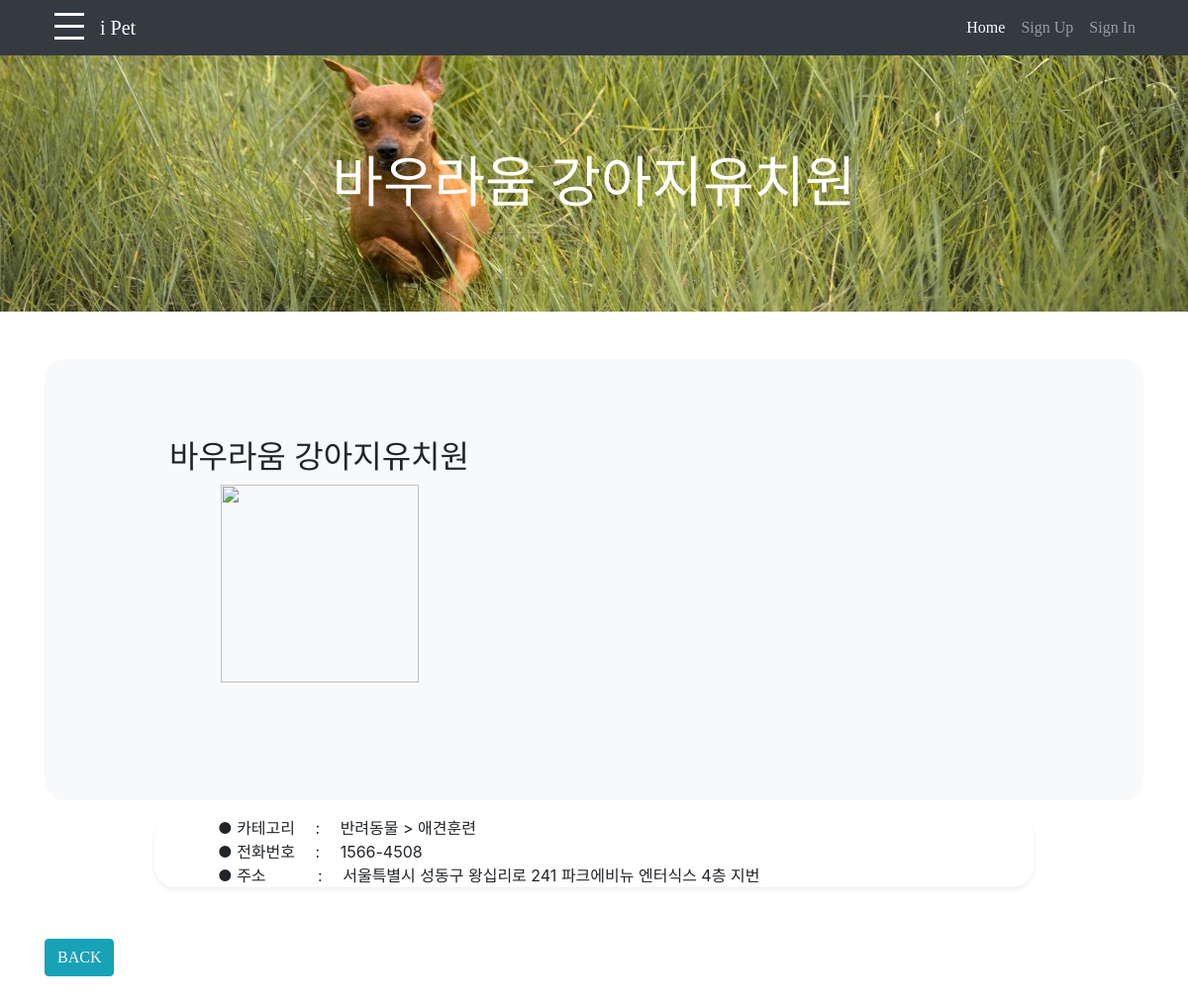
The page /themes/1/ on the database its author committed.
### themes/models.py (models this page shows, shortened)
class Local(models.Model):
    title = models.CharField('이름', max_length=200)
    venue = models.CharField('주소', max_length=200)
    category = models.CharField('카테고리', max_length=200)
    tel = models.CharField('전화번호', max_length=200)
    img_url = models.URLField('썸네일 URL', max_length=400, blank=True)

### themes/views.py (the view)
# urls.py: path('<int:local_id>/', views.t_object, name='t_object')
def t_object(request, local_id):
    local = get_object_or_404(Local, pk=local_id)
    mapdict = {'title': local.title,
               'venue': local.venue,
               'category': local.category,
               'tel': local.tel}
    map_json = json.dumps(mapdict)
    return render(request, 'themes/t_object.html', {
        'selected_local': local,
        'map_json': map_json
    })

### themes/templates/themes/t_object.html (shortened to what this page needs)
{% extends 'base.html' %}
{% block html_header %}
  <link href="/static/css/product.css" rel="stylesheet">
{% endblock %}
{% block html_body %}
  <header id="my_banner" class="bg-primary py-5 mb-5" >
    <div class="container h-100">
      <div class="row h-100 align-items-center">
        <div class="col-lg-12">
          <h2 id="my_infra" class="display-4 text-white text-align-center mt-5 mb-2">{{ selected_local.title }}</h2>
        </div>
      </div>
    </div>
  </header>
  <body>
<main>
<div class="container">
  <div class="d-md-flex flex-md-equal w-100 my-md-3 ps-md-3">
    <div class="bg-light pt-md-5 pb-md-5" style="border-radius: 21px 0px 0px 21px;">
        <div class="my-3 py-3 text-center">
            <h2 class="display-5">{{ selected_local.title }}</h2>
            <p class="lead text-muted">
                <img src="{{ selected_local.img_url }}"
                       width="200"
                       height="200"
                       alt="{{ cafe.title }}">
            </p>
        </div>
    </div>
    <div class="bg-light pt-md-5 pb-md-5 ps-md-5 pe-md-5" style="border-radius: 0px 21px 21px 0px;">
      <div id="map" style="width:100%; height:350px;"></div>
    </div>
  </div>
    <div class="shadow-sm mx-auto" style="width: 80%; height: 100%; border-radius: 21px 21px 21px 21px;">
        <li>　　　　● 카테고리  　:　 {{ selected_local.category }}</li>
        <li>　　　　● 전화번호  　:　 {{ selected_local.tel }}</li>
        <li>　　　　● 주소　　  　:　 {{ selected_local.venue }}</li>
    </div>
</div>
<br>
<br>
<div class="container">
    <p class="float-end mb-1">
        <input class="btn btn-info" type="button" value="BACK" onClick="history.go(-1)">
    </p>
</div>
</main>
  </body>
{% endblock %}

### static/css/navbar.css (style rules this page uses)
html { font-family: "Roboto", "Noto Sans KR", sans-serif; }
body, ul, li, h1 { margin:0; padding:0; list-style:none; }
.row::after { content:""; display:block; clear:both; }
.text-align-center { text-align:center; }

### static/css/heroic-features.css (style rules this page uses)
body { padding-top: 56px; }

### static/css/product.css (style rules this page uses)
@media (min-width: 768px) { .flex-md-equal > * { flex: 1; } }

### templates/base.html (style rules this page uses)
html { position: relative; min-height: 150%; margin: 0; padding-bottom: 100px; background: white; }
body { min-height: 150%; }
#my_infra { font-family: AppleSDGothicNeoB; }
p { font-family: AppleSDGothicNeoEB; }

### themes/templates/themes/t_object.html (style rules this page uses)
header { background-image: url("/static/img/obj_bg.jpg"); background-size: 100%; background-position: 100%; }

### rows shown on the page
Local: title "바우라움 강아지유치원", category "반려동물 > 애견훈련", tel "1566-4508", venue "서울특별시 성동구 왕십리로 241 파크에비뉴 엔터식스 4층 지번"
